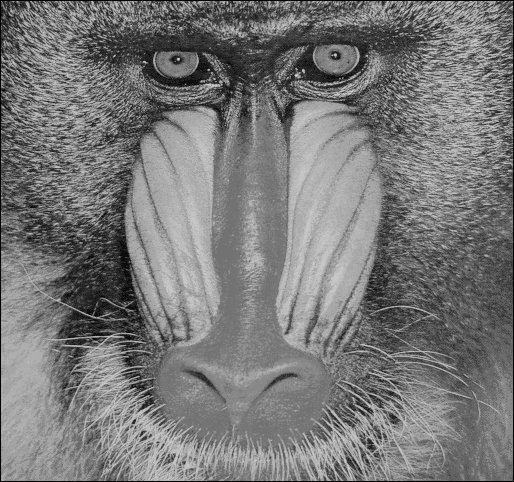
//> input picture AulasPraticas/Rodrigo/OpenCV/Guiao13/OpenCV_Guiao_04/IMAGENS/ape1.bmp, 514 x 482 px
$ ./OpenCV_ex_4_4 IMAGENS/ape1.bmp   (built with g++ and OpenCV 4)
//> lines starting //> are read from the running program, lines starting //| are printed output that depends on the picture; after the words box and inside, x2 and y2 are one past the last pixel; in counts of white or black regions, pixels touching at a corner belong together
/*
 * OpenCV_ex_4_1.c
 *
 * FILTRO DE MEDIA
 *
 * J. Madeira - Dez/2012
 */


#include <iostream>


#include "opencv2/core/core.hpp"

#include "opencv2/imgproc/imgproc.hpp"

#include "opencv2/highgui/highgui.hpp"


using namespace cv;

using namespace std;


// FUNCOES AUXILIARES

void printImageFeatures( const Mat &imagem )
{
    cout << endl;

    cout << "Numero de linhas : " << imagem.size().height << endl;

    cout << "Numero de colunas : " << imagem.size().width << endl;

    cout << "Numero de canais : " << imagem.channels() << endl;

    cout << "Numero de bytes por pixel : " << imagem.elemSize() << endl;

    cout << endl;
}


// MAIN

int main( int argc, char** argv )
{
    if( argc != 2)
    {
        cout <<"Falta o nome do ficheiro da imagem !!" << endl;

        return -1;
    }

	Mat imagemOriginal;

	imagemOriginal = imread( argv[1], CV_LOAD_IMAGE_UNCHANGED );
//> imagemOriginal is the input picture: 482 rows x 514 cols, CV_8UC1; min 0, max 217, mean 119.9

	if( ! imagemOriginal.data )
	{
	    // Leitura SEM SUCESSO

	    cout << "Ficheiro nao foi aberto ou localizado !!" << endl;

	    return -1;
	}

	if( imagemOriginal.channels() > 1 )
	{
	    // Converter para 1 so canal !!

	    cvtColor( imagemOriginal, imagemOriginal, CV_BGR2GRAY, 1 );
	}

    // Janela

    namedWindow( "Imagem Original", CV_WINDOW_AUTOSIZE );

    // Visualizar

    imshow( "Imagem Original", imagemOriginal );

    // Imprimir alguma informacao

    cout << "IMAGEM ORIGINAL" << endl;

    printImageFeatures( imagemOriginal );
//| Numero de linhas : 482
//| Numero de colunas : 514
//| Numero de canais : 1
//| Numero de bytes por pixel : 1

    // BINARY INV

    Mat imagemBinary;

    threshold( imagemOriginal, imagemBinary, 120, 255, THRESH_BINARY_INV);
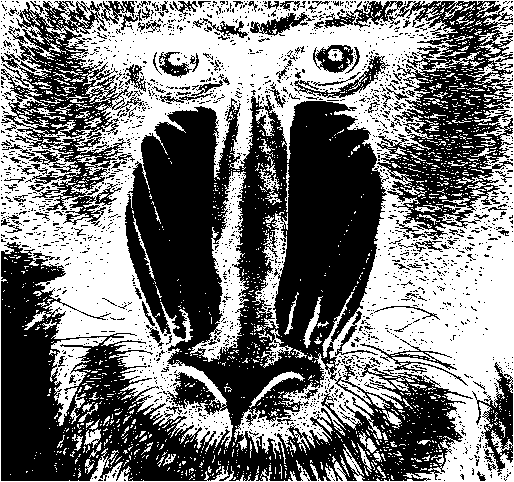
//> imagemBinary: 482 rows x 514 cols, CV_8UC1; 47.6% white; 1780 white regions (1663 under 20 px), largest, box (x1, y1, x2, y2) and area: (0, 0, 514, 482) 99254, (190, 171, 249, 362) 3597, (50, 337, 107, 426) 1645

    namedWindow( "Binary Image", CV_WINDOW_AUTOSIZE );

    imshow( "Binary Image", imagemBinary );

    //CRIAR ELEMENTO ESTRUTURANTE

    Mat se11_11;

    se11_11 = getStructuringElement(MORPH_RECT, Size(3,3), Point(0,1));

    Mat imagemErode;

    erode(imagemBinary, imagemErode, se11_11);
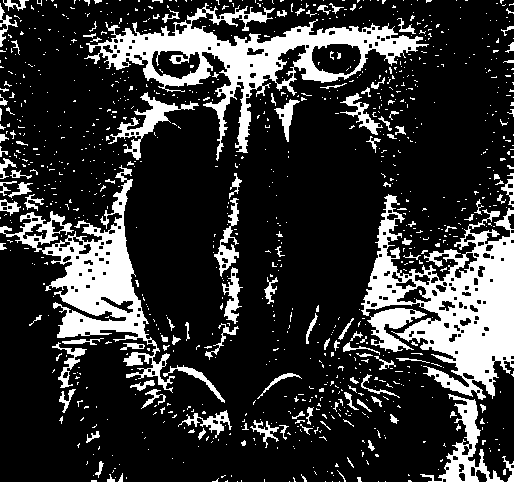
//> imagemErode: 482 rows x 514 cols, CV_8UC1; 20.5% white; 1019 white regions (901 under 20 px), largest, box (x1, y1, x2, y2) and area: (361, 194, 514, 400) 13168, (84, 3, 429, 161) 11697, (0, 165, 175, 393) 9049
    erode(imagemErode, imagemErode, se11_11);
    erode(imagemErode, imagemErode, se11_11);
    erode(imagemErode, imagemErode, se11_11);
    erode(imagemErode, imagemErode, se11_11);
    erode(imagemErode, imagemErode, se11_11);
    erode(imagemErode, imagemErode, se11_11);
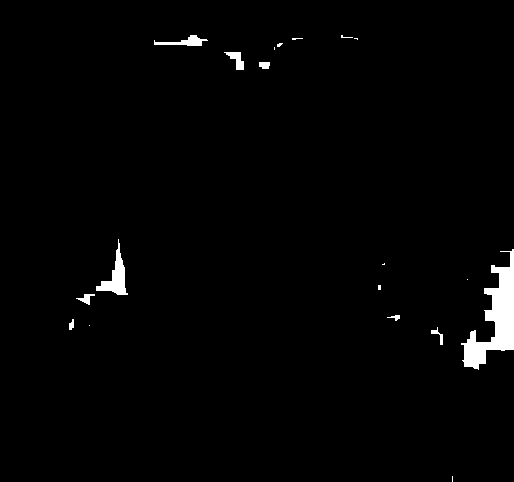
//> imagemErode: 482 rows x 514 cols, CV_8UC1; 1.6% white; 19 white regions (10 under 20 px), largest, box (x1, y1, x2, y2) and area: (461, 249, 514, 370) 2577, (96, 239, 128, 295) 615, (154, 35, 208, 46) 264


    namedWindow( "Erode Image", CV_WINDOW_AUTOSIZE );

    imshow( "Erode Image", imagemErode );

    // Esperar

    waitKey( 0 );

	// Destruir as janelas --- Desnecessario neste programa simples

	destroyAllWindows();

	return 0;
}
